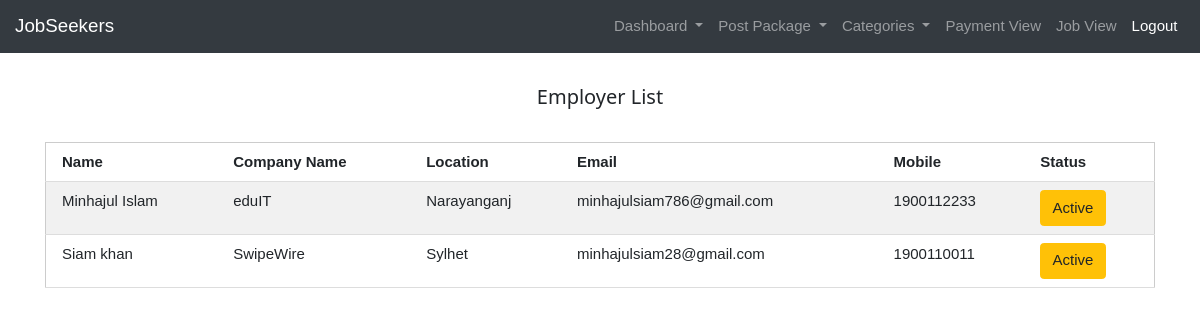
Page /admin/admin_employerlist.php on the committed database.
### tables this page shows
CREATE TABLE `employer` (
  `id` varchar(255) NOT NULL,
  `name` varchar(255) DEFAULT NULL,
  `companyname` varchar(255) DEFAULT NULL,
  `location` varchar(255) DEFAULT NULL,
  `email` varchar(255) DEFAULT NULL,
  `mobile` int(15) DEFAULT NULL,
  `password` varchar(255) DEFAULT NULL,
  `position` varchar(255) DEFAULT NULL,
  `otp` int(11) DEFAULT NULL,
  `authentication` varchar(255) DEFAULT NULL,
  `status` varchar(255) DEFAULT NULL
);

### admin/admin_employerlist.php (the view, shortened to what this page needs)
<?php
require '../database.php';
?>
<!DOCTYPE html>
<html lang="en">
<head>
   <link rel="stylesheet" href="../css/stylesheet.css">
   <link rel="stylesheet" href="../css/bootstrap.min.css">
    <link rel="stylesheet" href="../css/w3.css">
</head>
<body>
<?php
    include 'admin_navbar.php';
    $sql= "SELECT * FROM employer";
    $result= mysqli_query($connection, $sql);
?>
<br>
     <div class="container">
    <h4 style="text-align: center">Employer List</h4>
    <br>
    <table class="w3-table-all">
      <tr>
        <th>Name</th>
        <th>Company Name</th>
        <th>Location</th>
        <th>Email</th>
        <th>Mobile</th>
        <th>Status</th>
      </tr>
      <?php while ($row = mysqli_fetch_assoc($result))
      { ?>
      <tr>
        <td> <?php echo $row['name'] ?></td>
        <td> <?php echo $row['companyname'] ?></td>
        <td> <?php echo $row['location'] ?></td>
        <td> <?php echo $row['email'] ?></td>
        <td> <?php echo $row['mobile'] ?></td>
        <?php if($row['status']=='active'){?>
        <td>
          <a class="btn btn-warning" href="admin_employerlistprocess.php?employerid=<?php echo $row['id']; ?>&active=active">Active</a>
        </td>
      <?php
        }
      }
      ?>
    </table>
  </div>
</body>
</html>

### css/stylesheet.css (style rules this page uses)
body, html { height: 100%; margin: 0; font-family: Arial, Helvetica, sans-serif; }
* { box-sizing: border-box; }

### css/w3.css (style rules this page uses)
html { box-sizing:border-box }
*,*:before,*:after { box-sizing:inherit }
html { -ms-text-size-adjust:100%;-webkit-text-size-adjust:100% }
body { margin:0 }
a { background-color:transparent }
html,body { font-family:Verdana,sans-serif;font-size:15px;line-height:1.5 }
html { overflow-x:hidden }
h4 { font-size:20px }
h1,h2,h3,h4,h5,h6 { font-family:"Segoe UI",Arial,sans-serif;font-weight:400;margin:10px 0 }
a { color:inherit }
.w3-table,.w3-table-all { border-collapse:collapse;border-spacing:0;width:100%;display:table }
.w3-table-all { border:1px solid #ccc }
.w3-bordered tr,.w3-table-all tr { border-bottom:1px solid #ddd }
.w3-table-all tr:nth-child(odd) { background-color:#fff }
.w3-table-all tr:nth-child(even) { background-color:#f1f1f1 }
.w3-table td,.w3-table th,.w3-table-all td,.w3-table-all th { padding:8px 8px;display:table-cell;text-align:left;vertical-align:top }
.w3-table th:first-child,.w3-table td:first-child,.w3-table-all th:first-child,.w3-table-all td:first-child { padding-left:16px }

### rows in the picture
employer: name "Minhajul Islam", companyname "eduIT", location "Narayanganj", email "minhajulsiam786@gmail.com", mobile "1900112233"
employer: name "Siam khan", companyname "SwipeWire", location "Sylhet", email "minhajulsiam28@gmail.com", mobile "1900110011"
